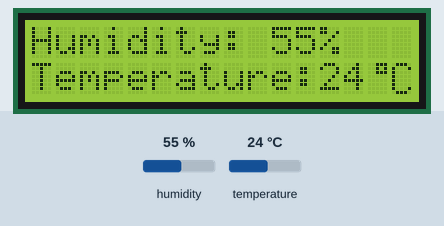
Recording of a sketch running on a simulated ESP32. On the bench: 16×2 character LCD. The test bench sets the inputs (shaded band); at power-on: humidity 55 %, temperature 24 °C. What the sketch prints to the serial monitor is not drawn.

Above: at 2.7 s.
2.8 s: humidity set to 22 %
At 5.4 s:
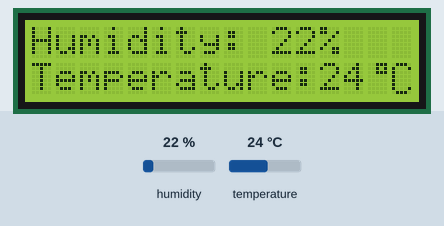
5.8 s: temperature set to 12 °C
At 7.0 s:
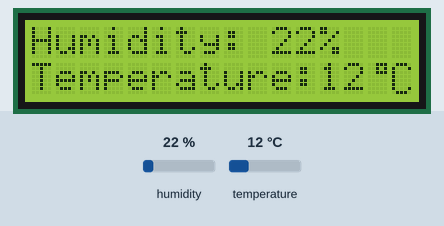
8.8 s: humidity set to 40 %
At 11.2 s:
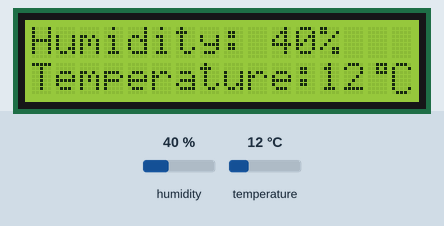
11.8 s: temperature set to 19 °C
At 12.8 s:
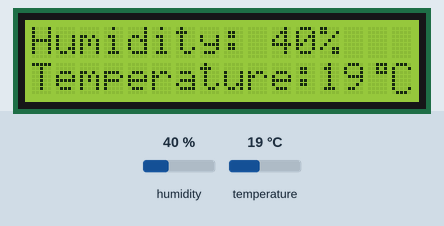
Timing chart, 0 to 14.8 s (numbered marks = the images above; inputs shaded):
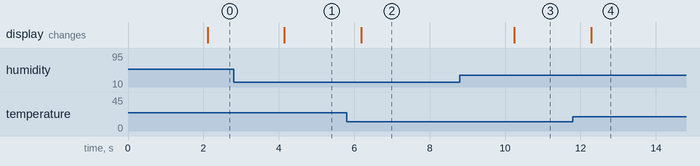

The sketch:

sketch_jan29bESP32_with_I2C.ino
```cpp
#include "DHT.h"
#include <Wire.h>
#include <LiquidCrystal_PCF8574.h>

#define DHTPIN 4
#define DHTTYPE DHT22

DHT dht(DHTPIN, DHTTYPE);
LiquidCrystal_PCF8574 lcd(0x27);

byte S0[8] = {
  B00111,
  B00101,
  B00111,
  B00000,
  B00000,
  B00000,
  B00000,
  B00000
};

byte S1[8] = {
  B01110,
  B10001,
  B10000,
  B10000,
  B10000,
  B10000,
  B10001,
  B01110
};

void setup() {
  Serial.begin(9600);
  Wire.begin();
  lcd.begin(16, 2);
  lcd.setBacklight(255);
  dht.begin();
  lcd.createChar(1, S0);
  lcd.createChar(2, S1);
  lcd.clear();
}

void loop() {
  delay(2000);

  int h = dht.readHumidity();
  int t = dht.readTemperature();

  if (isnan(h) || isnan(t)) {
    Serial.println(F("Failed to read from DHT sensor!"));
    lcd.setCursor(0, 0);
    lcd.print(F("Sensor Error"));
    return;
  }

  Serial.print(F("Humidity: "));
  Serial.print(h);
  Serial.print(F("%  Temperature: "));
  Serial.print(t);
  Serial.println(F("°C"));

  lcd.setCursor(0, 0);
  lcd.print(F("Humidity: "));
  lcd.print(h);
  lcd.print(F("%"));
  lcd.setCursor(0, 1);
  lcd.print(F("Temperature:"));
  lcd.print(t);
  custom_chr();
}

void custom_chr (){
  lcd.write(1);
  lcd.write(2);
}
```

Measured:
- after the input at 2.8 s, the display: changes after 1.3 s (image 1)
- after the input at 5.8 s, the display: changes after 0.38 s (image 2)
- after the input at 8.8 s, the display: changes after 1.4 s (image 3)
- after the input at 11.8 s, the display: changes after 0.48 s (image 4)
